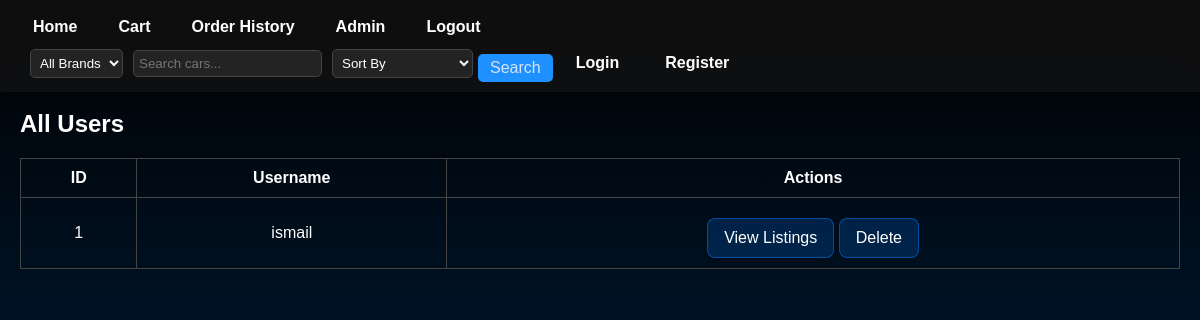
The app's page /admin/users (signed in), older data.
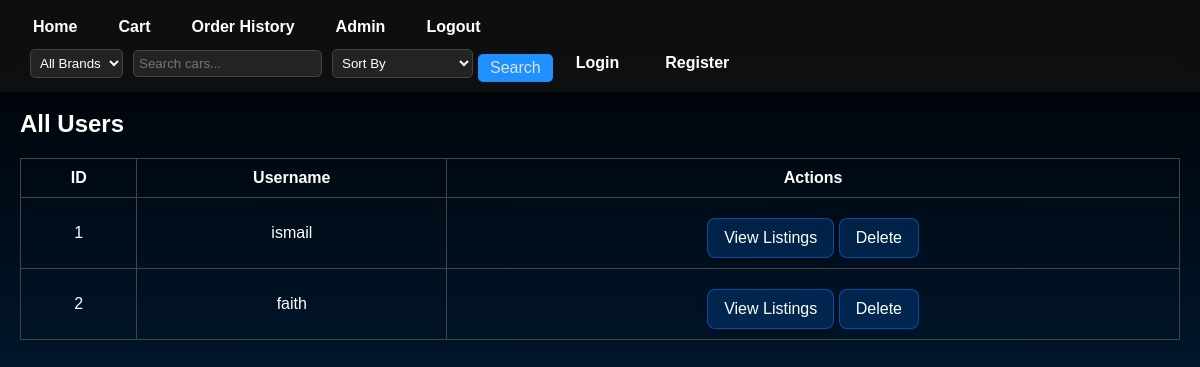
The same page, newer data.
### models.py (models this page shows, shortened)
class User(db.Model):
    id = db.Column(db.Integer, primary_key=True)
    username = db.Column(db.String(80), unique=True)
    password_hash = db.Column(db.String(120))
    profile_pic = db.Column(db.String(120), nullable=True)
    is_admin = db.Column(db.Boolean, default=False)
    listed_cars = db.relationship('Car', back_populates='seller')
    orders = db.relationship('Order', backref='user')

### app.py (the view)
@app.route('/admin/users')
def admin_users():
    if 'admin_logged_in' not in session:
        return redirect(url_for('admin_login'))
    users = User.query.all()
    return render_template('admin_users.html', users=users)

### app.py (called while the page is built)
@app.context_processor
def inject_user():
    if 'user_id' in session:
        user = User.query.get(session['user_id'])
        return dict(current_user=user)
    return dict(current_user=None)

### templates/admin_users.html
{% extends "layout.html" %}
{% block content %}
<h2>All Users</h2>
<table border="1" cellpadding="8" cellspacing="0" style="border-collapse: collapse; width: 100%;">
    <tr>
        <th>ID</th>
        <th>Username</th>
        <th>Actions</th>
    </tr>
    {% for user in users %}
        <tr>
            <td>{{ user.id }}</td>
            <td>{{ user.username }}</td>
            <td>
                <form action="{{ url_for('admin_specific_user_listings', user_id=user.id) }}" method="get" style="display:inline;">
                    <button type="submit" class="custom-btn">View Listings</button>
                </form>
                <form action="{{ url_for('admin_delete_user', user_id=user.id) }}" method="POST" style="display:inline;">
                    <button type="submit" onclick="return confirm('Are you sure you want to delete this user? This will also remove their cars and orders.')">
                        Delete
                    </button>
                </form>
            </td>
        </tr>
    {% endfor %}
</table>
{% endblock %}

Row changes from the older to the newer data that the page shows:
added User: id "2", username "faith"
